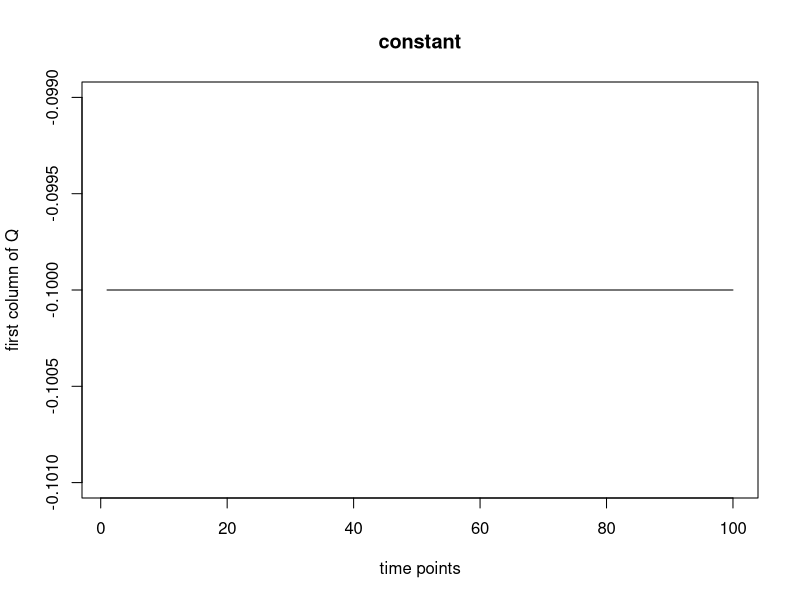
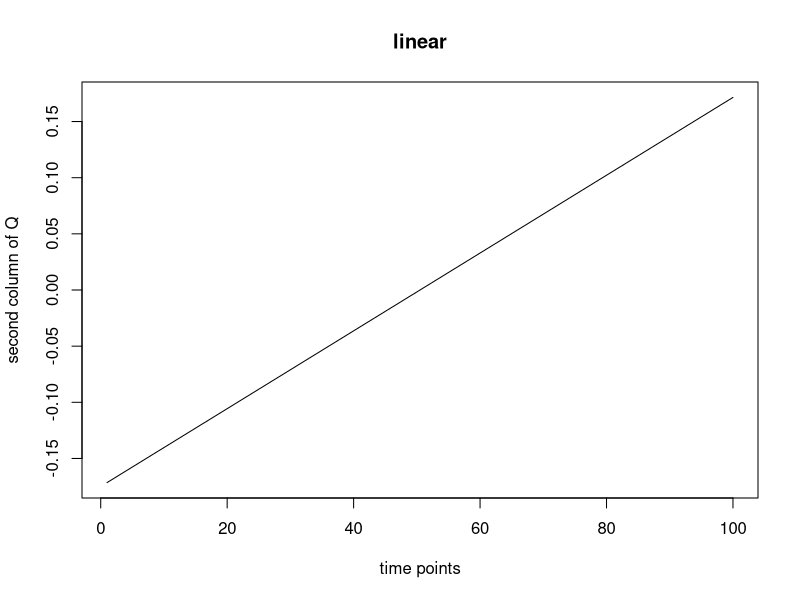
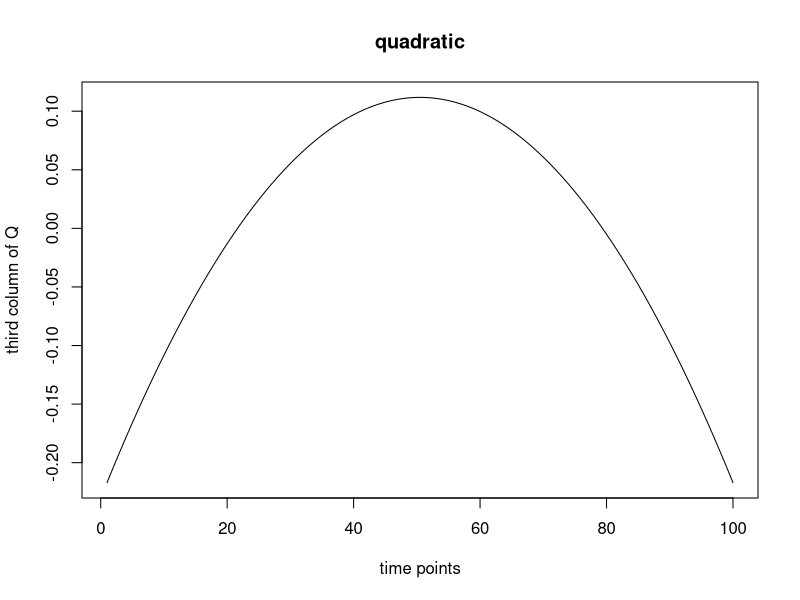
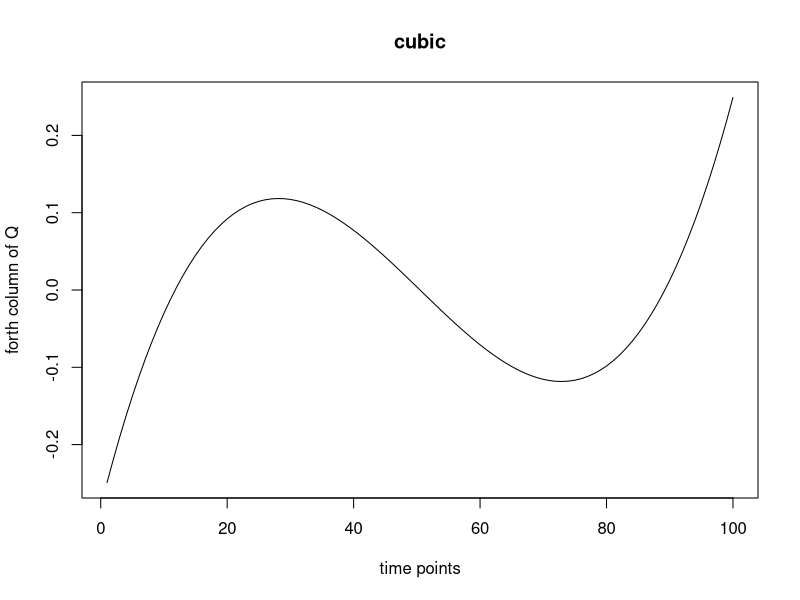

Source code (R) for these figures, in order:
first = rep(1,100)
second = c(1:100)
cubic = matrix(c(first,second,second^2,second^3),nrow = 100, ncol = 4)
R = qr.R(qr(cubic))
Q = qr.Q(qr(cubic))
matplot(Q[1:100,1],type='l',
        ylab='first column of Q',xlab='time points',main='constant')
matplot(Q[1:100,2],type='l',
        ylab='second column of Q',xlab='time points',main='linear')
matplot(Q[1:100,3],type='l',
        ylab='third column of Q',xlab='time points',main='quadratic')
matplot(Q[1:100,4],type='l',
        ylab='forth column of Q',xlab='time points',main='cubic')
